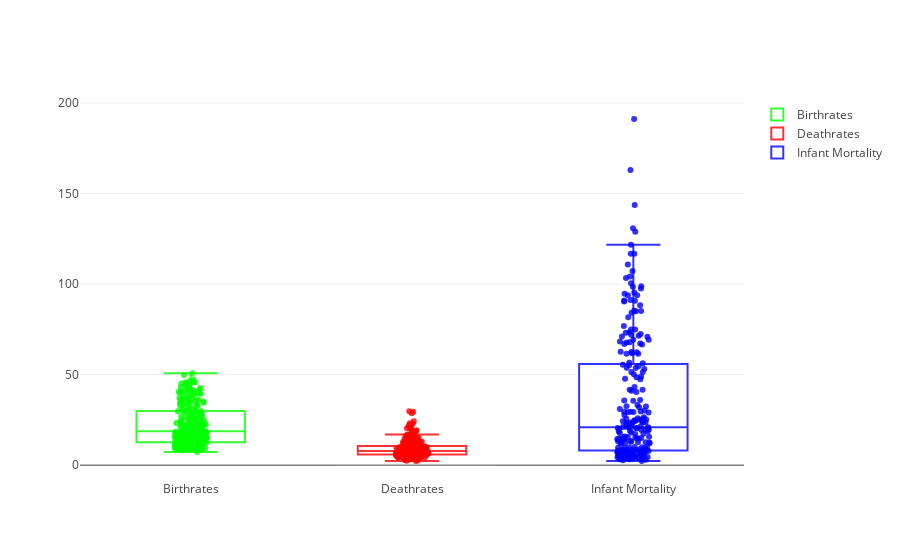

The cell this chart's notebook holds for it:
### Markdown cell above
**STEP 13: MORE VISUALIZATION**  
  
**Box plots are another good way to visualize data. Often, columns have similar data. It is convenient to be able to plot them next to each other. Once again we use plotly.graph_objs for this**

### Code cell
trace0 = go.Box(
    y = data.Birthrate,
    name = "Birthrates",
    boxpoints='all',
    pointpos=0,
    fillcolor='rgba(255, 255, 255, 0.8)',
    marker = dict(color = 'rgba(0, 255, 0, 0.8)')
    )

trace1 = go.Box(
    y = data.Deathrate,
    boxpoints='all',
    name = "Deathrates",
    pointpos=0,
    fillcolor='rgba(255, 255, 255, 0.8)',
    marker = dict(color = 'rgba(255, 0, 0, 0.8)')
    )

trace2 = go.Box(
    y = data.Infant_mortality,
    boxpoints='all',
    name = "Infant Mortality",
    pointpos=0,
    fillcolor='rgba(255, 255, 255, 0.8)',
    marker = dict(color = 'rgba(0, 0, 255, 0.8)')
    )

plotdata = go.Figure(data = [trace0,trace1,trace2])
iplot(plotdata)

### Figure 1 — Plotly figure (JSON) as saved in the notebook; plotly's stock layout.template omitted (floating-point values rounded to 4 significant figures; data arrays with more than 128 entries replaced by an {"elided": "..."} marker saying what was removed)
{"data": [{"boxpoints": "all", "fillcolor": "rgba(255, 255, 255, 0.8)", "marker": {"color": "rgba(0, 255, 0, 0.8)"}, "name": "Birthrates", "pointpos": 0, "type": "box", "uid": "3bdacb40-f8af-11e8-9bce-b8763fe9dc4a", "y": {"elided": "227 float values"}}, {"boxpoints": "all", "fillcolor": "rgba(255, 255, 255, 0.8)", "marker": {"color": "rgba(255, 0, 0, 0.8)"}, "name": "Deathrates", "pointpos": 0, "type": "box", "uid": "3bdacb41-f8af-11e8-aeb6-b8763fe9dc4a", "y": {"elided": "227 float values"}}, {"boxpoints": "all", "fillcolor": "rgba(255, 255, 255, 0.8)", "marker": {"color": "rgba(0, 0, 255, 0.8)"}, "name": "Infant Mortality", "pointpos": 0, "type": "box", "uid": "3bdacb42-f8af-11e8-bc15-b8763fe9dc4a", "y": {"elided": "227 float values"}}], "layout": {}}
